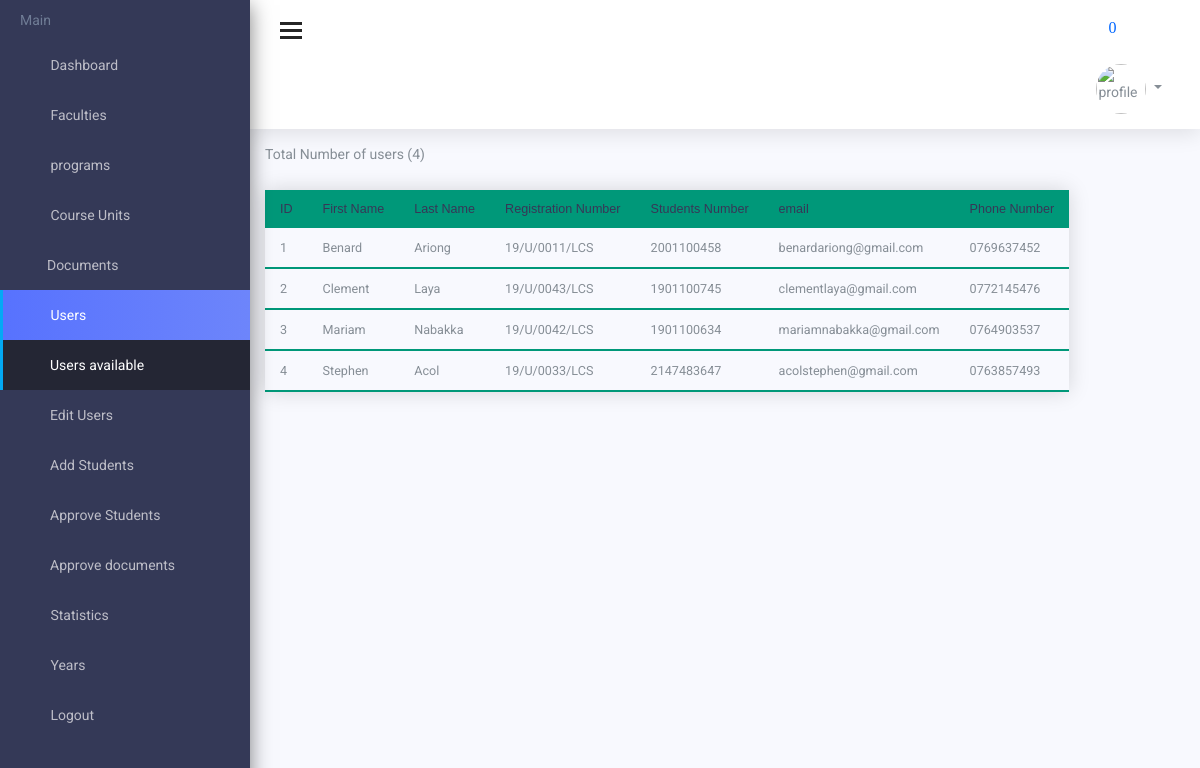
The page /admin/view_users.php on the database its author committed.
### tables this page shows
CREATE TABLE `users` (
  `user_id` int(11) NOT NULL,
  `first_name` varchar(100) NOT NULL,
  `last_name` varchar(100) NOT NULL,
  `reg_no` varchar(50) NOT NULL,
  `stud_no` int(20) NOT NULL,
  `password` varchar(100) NOT NULL,
  `email` varchar(100) NOT NULL,
  `phone` varchar(16) NOT NULL,
  `type` varchar(20) NOT NULL,
  `approval` tinyint(1) NOT NULL,
  `user_image` varchar(100) DEFAULT NULL,
  `date_created` timestamp NOT NULL DEFAULT current_timestamp()
);

### admin/view_users.php (the view, shortened to what this page needs)
<?php
include('../admin/includes/header.php');
?>
<div class="content-wrap">
    <div class="main">
        <div class="container-fluid">
            <div class="row">
                <div class="col-lg-8 p-r-0 title-margin-right">
                </div>
                <div class="col-lg-4 p-l-0 title-margin-left">
                </div>
            </div>
            <div class="statistics 2">
                <div class="users">
                    <?php
                    $sql = "SELECT * FROM `users` WHERE type = 'user' ORDER BY first_name";
                    $query = mysqli_query($conn, $sql);
                    $numberOfRows = mysqli_num_rows($query);
                    ?>
                    <P>Total Number of users&nbsp;<span>(<?php echo $numberOfRows; ?>)</span></P>
                    <?php
                    if (mysqli_num_rows($query) > 0) {
                    ?>
                        <table class="styled-table" style="border-color: #96D4D4;">
                            <thead>
                                <tr>
                                    <th>ID</th>
                                    <th style="text-align:justify;">First Name</th>
                                    <th style="text-align:justify;">Last Name</th>
                                    <th style="text-align:justify;">Registration Number</th>
                                    <th style="text-align:justify;">Students Number</th>
                                    <th style="text-align:justify;">email</th>
                                    <th style="text-align:justify;">Phone Number</th>
                                </tr>
                            </thead>
                            <?php
                            $num = 0;
                            while ($row = mysqli_fetch_assoc($query)) {
                                $num++;
                                $first_name = $row['first_name'];
                                $last_name = $row['last_name'];
                                $reg_no = $row['reg_no'];
                                $stud_no = $row['stud_no'];
                                $email = $row['email'];
                                $phone = $row['phone'];
                            ?>
                                <tbody>
                                    <tr>
                                        <td><?php
                                            echo $num;
                                            ?></td>
                                        <td style="text-align: justify;"><?php echo $first_name ?></td>
                                        <td style="text-align: justify;"><?php echo $last_name ?></td>
                                        <td style="text-align: justify;"><?php echo $reg_no ?></td>
                                        <td style="text-align: justify;"><?php echo $stud_no ?></td>
                                        <td style="text-align: justify;"><?php echo $email ?></td>
                                        <td style="text-align: justify;"><?php echo $phone ?></td>
                                    </tr>
                                <?php
                            }
                                ?>
                                </tbody>
                        </table>
                    <?php
                    } else {
                        echo "No records matching your query were found.";
                    }
                    ?>
                </div>&nbsp;&nbsp;&nbsp;&nbsp;
            </div>
        </div>
    </div>
</div>
<?php
include('../superadmin/includes/footer.php');
?>

### admin/view_users.php (style rules this page uses)
.styled-table { border-collapse: collapse; margin: 25px 0; font-size: 0.9em; font-family: sans-serif; min-width: 400px; box-shadow: 0 0 20px rgba(0, 0, 0, 0.15); }
.styled-table thead tr { background-color: #009879; color: #ffffff; text-align: left; }
.styled-table th, .styled-table td { padding: 12px 15px; }
.styled-table tbody tr { border-bottom: 1px solid #dddddd; }
.styled-table tbody tr:last-of-type { border-bottom: 2px solid #009879; }

### rows shown on the page
users: first_name "Benard", last_name "Ariong", reg_no "19/U/0011/LCS", stud_no "2001100458", email "benardariong@gmail.com", phone "0769637452"
users: first_name "Clement", last_name "Laya", reg_no "19/U/0043/LCS", stud_no "1901100745", email "clementlaya@gmail.com", phone "0772145476"
users: first_name "Mariam", last_name "Nabakka", reg_no "19/U/0042/LCS", stud_no "1901100634", email "mariamnabakka@gmail.com", phone "0764903537"
users: first_name "Stephen", last_name "Acol", reg_no "19/U/0033/LCS", stud_no "2147483647", email "acolstephen@gmail.com", phone "0763857493"

### other values the page prints
mysqli_num_rows($res) "0"
$numberOfRows "4"
